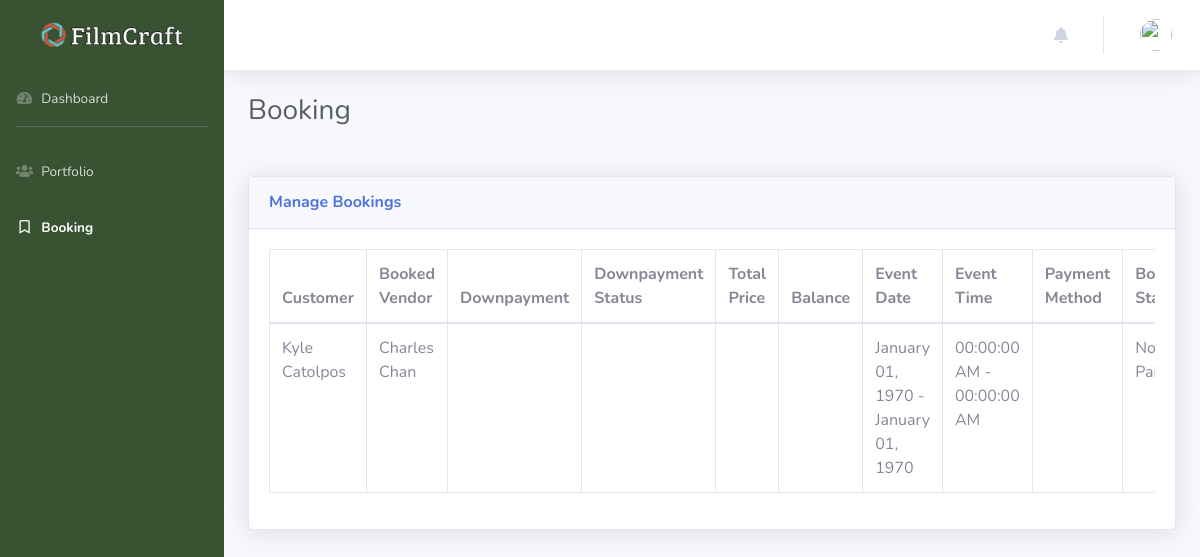
/user_admin/booking.php, run on an earlier commit of the app's database.
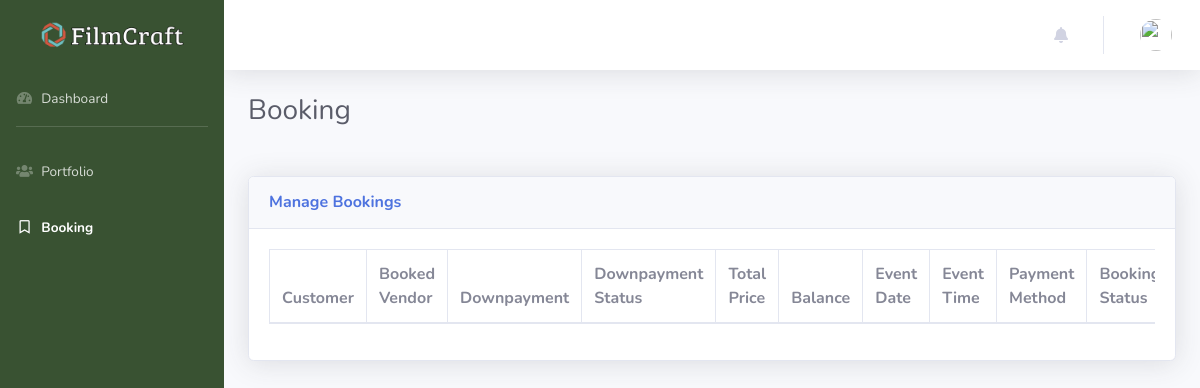
And on a later commit of the database.
### tables this page shows
CREATE TABLE `booking` (
  `bookingId` int(11) NOT NULL,
  `customer_Id` int(11) NOT NULL,
  `vendor_Id` int(11) NOT NULL,
  `bookingDp` varchar(150) NOT NULL,
  `bookingDpStatus` tinyint(4) NOT NULL,
  `eventFinalPrice` varchar(150) NOT NULL,
  `eventBalance` varchar(150) NOT NULL,
  `eventStartDate` date NOT NULL,
  `eventEndDate` date NOT NULL,
  `eventStartTime` time NOT NULL,
  `eventEndTime` time NOT NULL,
  `eventDetails` varchar(255) NOT NULL,
  `bookingPaymentMethod` varchar(150) NOT NULL,
  `bookingPaymentStatus` tinyint(4) NOT NULL,
  `bookingDateTime` datetime NOT NULL,
  `bookingStatus` tinyint(4) NOT NULL
);

CREATE TABLE `customer` (
  `customerId` int(11) NOT NULL,
  `customerEmail` varchar(150) NOT NULL,
  `customerPassword` varchar(150) NOT NULL,
  `customerFirstName` varchar(50) NOT NULL,
  `customerLastName` varchar(50) NOT NULL,
  `customerGender` varchar(20) NOT NULL,
  `customerBirthdate` varchar(50) NOT NULL,
  `customerNumber` varchar(50) NOT NULL,
  `customerAddress` varchar(150) NOT NULL,
  `customerProfileImage` varchar(255) NOT NULL,
  `customerStatus` tinyint(5) NOT NULL,
  `customerUserType` varchar(150) NOT NULL
);

CREATE TABLE `vendor` (
  `vendorId` int(11) NOT NULL,
  `vendorEmail` varchar(150) NOT NULL,
  `vendorPassword` varchar(150) NOT NULL,
  `vendorFirstName` varchar(50) NOT NULL,
  `vendorLastName` varchar(50) NOT NULL,
  `vendorGender` varchar(20) NOT NULL,
  `vendorBirthdate` varchar(50) NOT NULL,
  `vendorNumber` varchar(50) NOT NULL,
  `vendorAddress` varchar(150) NOT NULL,
  `vendorType` varchar(50) NOT NULL,
  `vendorPosition` varchar(50) NOT NULL,
  `vendorProfileImage` varchar(255) NOT NULL,
  `vendorStatus` tinyint(5) NOT NULL,
  `vendorUserType` varchar(150) NOT NULL,
  `vendorLatitude` varchar(255) NOT NULL,
  `vendorLongitude` varchar(255) NOT NULL
);

### user_admin/booking.php (the view, shortened to what the changed rows need)
<?php
include("header.php");
include("../function/database.php");
$conn = $database;
?>
<body id="page-top">
    <div id="wrapper">
        <div id="content-wrapper" class="d-flex flex-column">
            <div id="content">
                <div class="container-fluid">
                    <h1 class="h3 mb-5 text-gray-800">Booking</h1>
                    <div class="card shadow mb-4">
                        <div class="card-body">
                            <div class="table-responsive">
                                     <table class="table table-bordered" id="dataTable" width="100%" cellspacing="0">
                                    <thead>
                                        <tr>
                                            <th>Customer</th>
                                            <th>Booked Vendor</th>
                                            <th>Downpayment</th>
                                            <th>Downpayment Status</th>
                                            <th>Total Price</th>
                                            <th>Balance</th>
                                            <th>Event Date</th>
                                            <th>Event Time</th>
                                            <th>Payment Method</th>
                                            <th>Booking Status</th>
                                        </tr>
                                    </thead>
                                    <tbody>
                                        <?php
                                        $query = "SELECT * FROM booking
                                        JOIN customer ON customer.customerId = booking.customer_Id
                                        JOIN vendor ON vendor.vendorId = booking.vendor_Id";
                                        $resultQuery = mysqli_query($conn,$query);
                                        while($rowQuery = mysqli_fetch_assoc($resultQuery)) {
                                        $vendorFirstName = $rowQuery['vendorFirstName'];
                                        $vendorLastName = $rowQuery['vendorLastName'];
                                        $vendorFullName = $vendorFirstName.' '.$vendorLastName;
                                        $customerFirstName = $rowQuery['customerFirstName'];
                                        $customerLastName = $rowQuery['customerLastName'];
                                        $customerFullName = $customerFirstName.' '.$customerLastName;
                                        $bookingDP = $rowQuery['bookingDp'];
                                        $eventFinalPrice = $rowQuery['eventFinalPrice'];
                                        $eventBalance = $rowQuery['eventBalance'];
                                        $eventStartDate = $rowQuery['eventStartDate'];
                                        $eventEndDate = $rowQuery['eventEndDate'];
                                        $eventStartTime = $rowQuery['eventStartTime'];
                                        $eventEndTime = $rowQuery['eventEndTime'];
                                        $startDate = date('F d, Y',strtotime($eventStartDate));
                                        $endDate = date('F d, Y',strtotime($eventEndDate));
                                        $startTime = date('H:i:s A',strtotime($eventStartTime));
                                        $endTime = date('H:i:s A',strtotime($eventEndTime));
                                        $bookingPaymentMethod = $rowQuery['bookingPaymentMethod'];
                                        $bookingPaymentStatus = $rowQuery['bookingStatus'];
                                        ?>
                                        <tr>
                                            <td><?php echo $customerFullName ?></td>
                                            <td><?php echo $vendorFullName ?></td>
                                            <td><?php echo $bookingDP ?></td>
                                            <td>
                                            </td>
                                            <td><?php echo $eventFinalPrice ?></td>
                                            <td><?php echo $eventBalance ?></td>
                                            <td><?php echo $startDate ?> - <?php echo $endDate ?> </td>
                                            <td><?php echo $startTime ?> - <?php echo $endTime ?> </td>
                                            <td><?php echo $bookingPaymentMethod ?></td>
                                            <td>
                                                 <?php if($bookingPaymentStatus == 1) { ?>
                                                Not Yet Paid
                                             <?php } else if($bookingPaymentStatus == 2) { ?>
                                                Balance
                                             <?php } ?>
                                            </td>
                                        </tr>
                                        <?php } ?>
                                    </tbody>
                                </table>
                            </div>
                        </div>
                    </div>
                </div>
            </div>
        </div>
    </div>
<?php
include("footer.php");
?>

What changed in the data, as far as the page shows it:
removed booking: customer_Id.customerLastName "Kyle Catolpos", vendor_Id.vendorLastName "Charles Chan", startDate "January 01, 1970", endDate "January 01, 1970", startTime "00:00:00 AM", endTime "00:00:00 AM", bookingStatus "Not Yet Paid"
